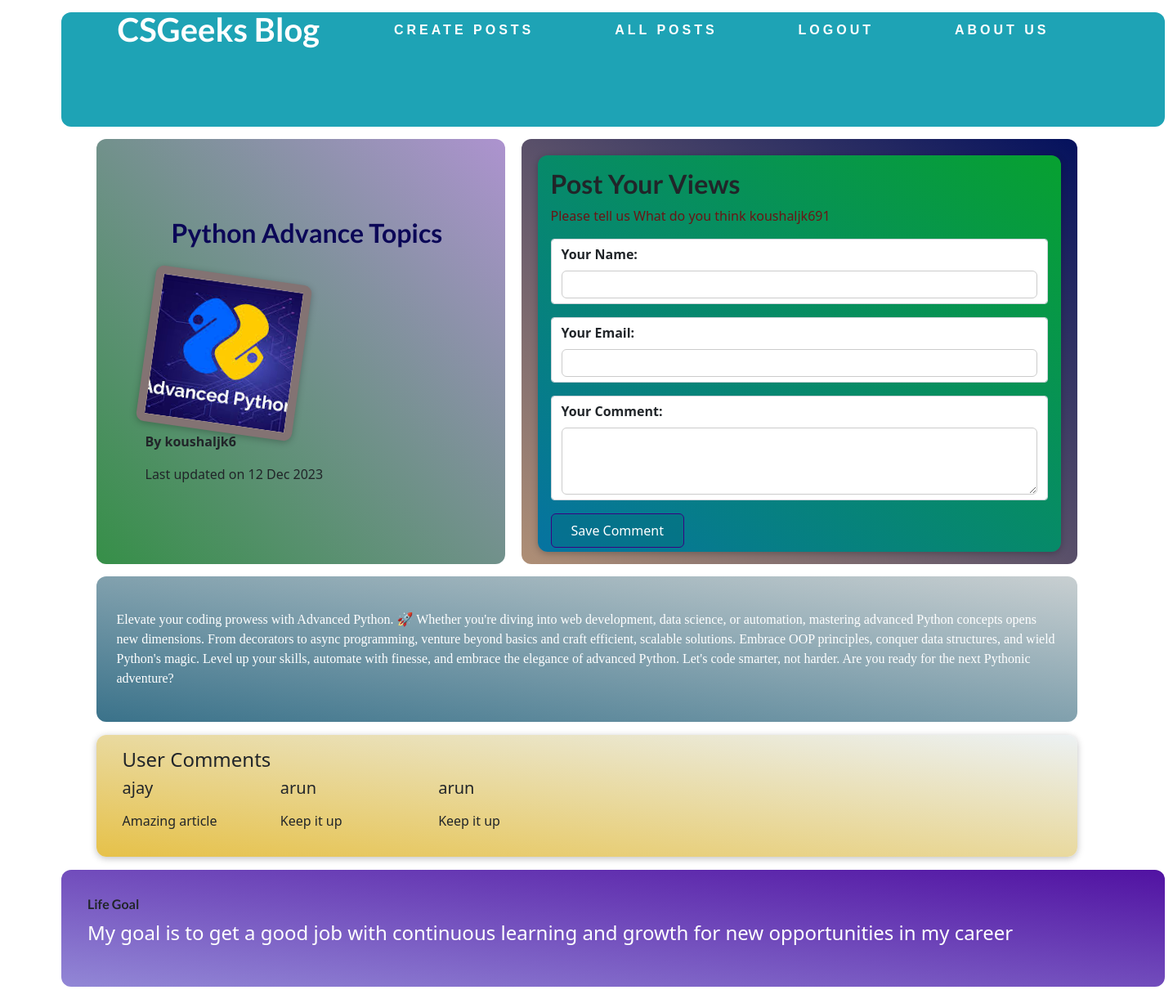
Screenshot of /posts/python_advance_1234 (signed in) with the database file from the repository.
### my_blog/models.py (models this page shows)
class Post(models.Model):
    title= models.CharField(max_length=150)
    token= models.CharField(max_length=50)
    image=models.ImageField(upload_to="posts",null=True)
    date=models.DateField(auto_now=True)
    slug=models.SlugField(unique=True)
    content=models.TextField(validators=[MinLengthValidator(10)])
    author=models.ForeignKey(User,on_delete=models.CASCADE, null=True)

class Comment(models.Model):
    user_name= models.CharField(max_length=50)
    user_email= models.EmailField()
    text=models.TextField(max_length=200)
    post=models.ForeignKey(Post, on_delete=models.CASCADE,related_name="comments")

### my_blog/views.py (the view, shortened to what this page needs)
# urls.py: path("posts/<slug:slug>",views.DetailPostView.as_view(),name="detail_posts_page"),
class DetailPostView(LoginRequiredMixin, View):
    def get(self, request, slug):
        post = Post.objects.get(slug=slug)
        context = {
            "post": post,
            "comment_form": CommentForm(),
            "comments": post.comments.all().order_by("-id")
        }
        return render(request, "my_blog/post_detail.html", context)

### my_blog/forms.py
class CommentForm(forms.ModelForm):
    class Meta:
        model = Comment
        exclude=["post"]
        labels = {
            "user_name" : "Your Name",
            "user_email" : "Your Email",
            "text" : "Your Comment"
        }
        widgets = {    #if we don't use widgets our text area for comments is going out of body
            "text": Textarea(attrs={'rows': 3})
        }

### my_blog/templates/my_blog/post_detail.html (shortened to what this page needs)
{% extends "base.html" %}
{% load static %}
{% block css_files %}
  <link rel="stylesheet" href="{% static "my_blog/post_detail.css" %}" />
  <link href="https://cdn.jsdelivr.net/npm/bootstrap@5.0.2/dist/css/bootstrap.min.css" rel="stylesheet">
{% endblock %}
{% block content %}
<div class="wrap">
    <div class="content">
        <section id="comment-form">
            <h2> Post Your Views</h2>
            <p>Please tell us What do you think {{user.username }}</p>
            <form action="{% url "detail_posts_page" post.slug %}" method ="POST">
                {% for form_field in comment_form %}
                    <div class="form-control {% if form_field.errors %} invalid {%endif %}">
                        {{ form_field.label_tag}}
                        {{form_field}}
                    </div>
                {% endfor%}
                <button>Save Comment</button>
            </form>
        </section>
    </div>
    <div class="sidebar">
        <section id="welcome">
           <h2>{{post.title}}</h2>
           <article>
            <img src="{{post.image.url}}" alt="{{ post.title}}"/>
            <address>
                By
                {{ post.author}}
            </address>
            Last updated on <time>{{post.date| date:"d M Y"}}</time>
           </article>
        </section>
    </div>
    <div class="contentdetail">
        <p>
            {{post.content|linebreaks}}
        </p>
    </div>
    <section id="comments">
        <h4> User Comments</h4>
        <ul>
            {% for comment in comments %}
                <div>
                    <li>
                        <h5> {{comment.user_name }}</h5>
                        <p> {{comment.text | linebreaks }}</p>
                    </li>
                </div>
            {% endfor %}
        </ul>
    </section>
</div>
{% endblock %}

### my_blog/static/my_blog/post_detail.css (style rules this page uses)
body { background-color: #e7e7e7; }
.content { padding: 15px; border-radius: 12px; width:680px; height:520px; background: linear-gradient(to right top, #af8f76, #04115d); float:right; }
.content p { color: rgb(106, 21, 21); font-size: 1rem; }
.sidebar { border-radius: 12px; width:500px; height:520px; float:left; }
#welcome { background: linear-gradient(to right top, #368f48, #ad93cf); padding: 6rem 12%; border-radius: 12px; height:520px; }
.wrap { width:1200px; margin:0 auto; }
#welcome img { width: 12rem; height: 12rem; object-fit: cover; object-position: top; border: 10px solid rgb(131, 115, 115); border-radius: 10px; background-color: #ffe1bf; transform: rotateZ(8deg); box-shadow: 0 2px 8px rgba(0, 0, 0, 0.25); }
#welcome h2 { font-size: 2rem; margin: 0 0 2rem 2rem; color: #0b0757; width: 30rem; }
.contentdetail { padding: 25px; border-radius: 12px; margin-top:15px; word-wrap: break-word; margin-bottom: 15px; width:1200px; background:linear-gradient(to right top, #3a728a, #c8cfd1); }
.contentdetail p { color: rgb(255, 255, 255); font-size: 1rem; font-family: cursive; }
#welcome address { font-weight: bold; }
#comment-form { margin: 0.3rem auto; width: 100%; height: 485px; max-width: 40rem; border-radius: 12px; background:linear-gradient(to right top, #0673a1, #07a130); box-shadow: 0 2px 8px rgba(0, 0, 0, 0.25); padding: 1rem; }
#comment-form button { font: inherit; background-color: #04656b3e; color: white; border: 1px solid #390281; padding: 0.5rem 1.5rem; border-radius: 6px; cursor: pointer; }
.form-control { margin-bottom: 1rem; }
.form-control label { font-weight: bold; margin-bottom: 0.5rem; display: block; }
.form-control input, .form-control textarea { display: block; width: 100%; font: inherit; padding: 0.25rem; border-radius: 6px; border: 1px solid #ccc; }
#comments { margin: 1rem auto; width: 100%; max-width: 75rem; border-radius: 12px; background:linear-gradient(to right top, #e6c149, #ecf1f3); box-shadow: 0 2px 8px rgba(0, 0, 0, 0.25); padding: 1rem 2rem; }
#comments ul { list-style: none; margin: 0; padding: 0; display: grid; grid-template-columns: repeat(auto-fill, minmax(10rem, 1fr)); gap: 1.5rem; }
#comments li { margin-bottom: 1rem; border-bottom: 2px solid #ccc; }
#comments li:last-of-type { border-bottom: none; }

### static/my_blog/base.css (style rules this page uses)
body { margin:0; padding:0; }
.wrap { width:1200px; margin:0 auto; }
* { box-sizing: border-box; }
html { font-family: 'Open Sans', 'Lato', sans-serif; }
h1, h2, h3 { font-family: 'Lato', sans-serif; font-weight: bold; }

### rows the page displays
Post: title "Python Advance Topics", image (picture), author "koushaljk6", date "12 Dec 2023", content "Elevate your coding prowess with Advanced Python. 🚀 Whether you're diving into web development, data science, or automation, mastering advanced Python concepts opens new dimensions. From decorators to async programming, venture beyond basics and craft efficient, scalable solutions. Embrace OOP principles, conquer data structures, and wield Python's magic. Level up your skills, automate with finesse, and embrace the elegance of advanced Python. Let's code smarter, not harder. Are you ready for the next Pythonic adventure?"
Comment: user_name "ajay", text "Amazing article"
Comment: user_name "arun", text "Keep it up"
Comment: user_name "arun", text "Keep it up"

### other values shown
{{ user.username }} "koushaljk691"
